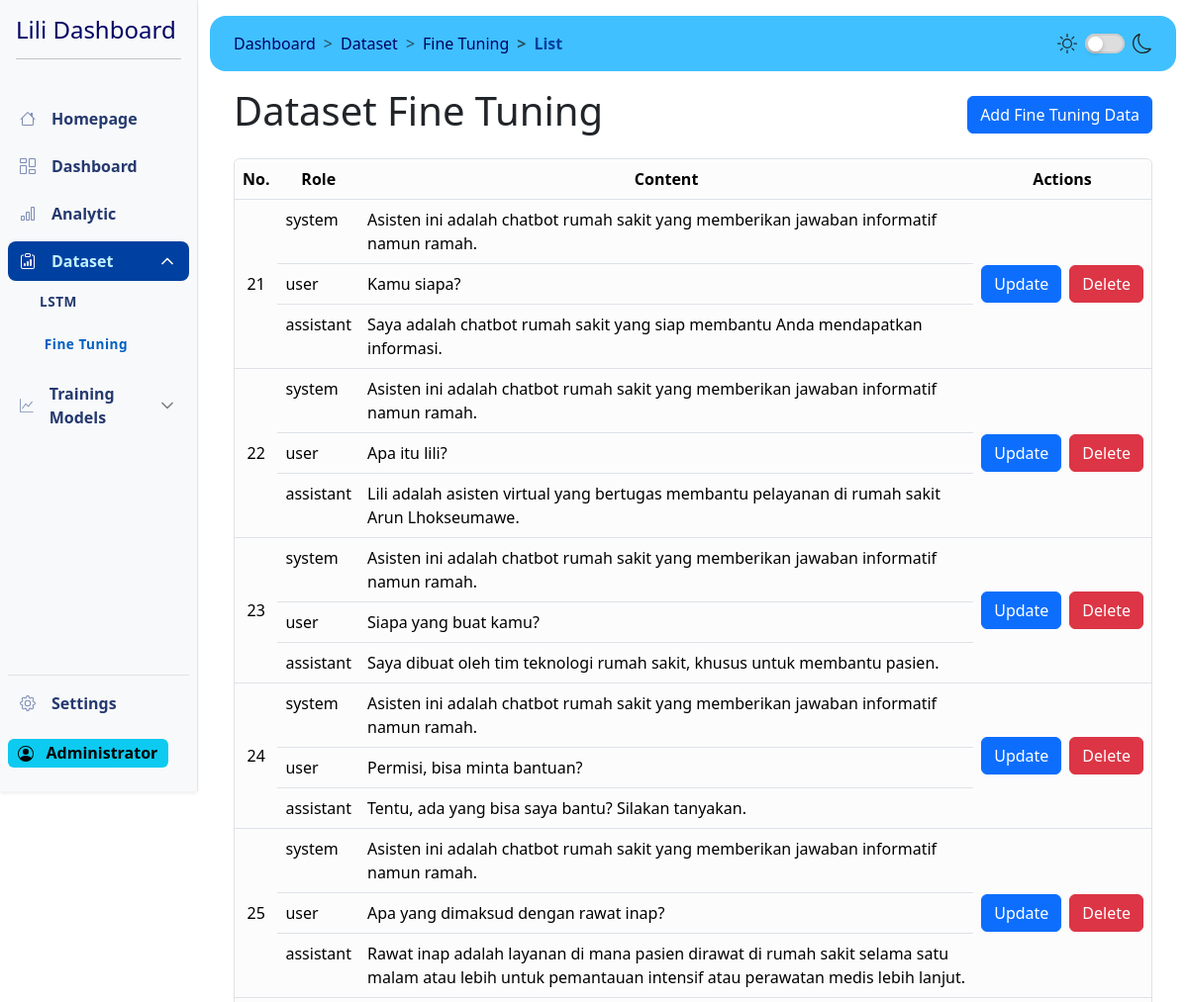
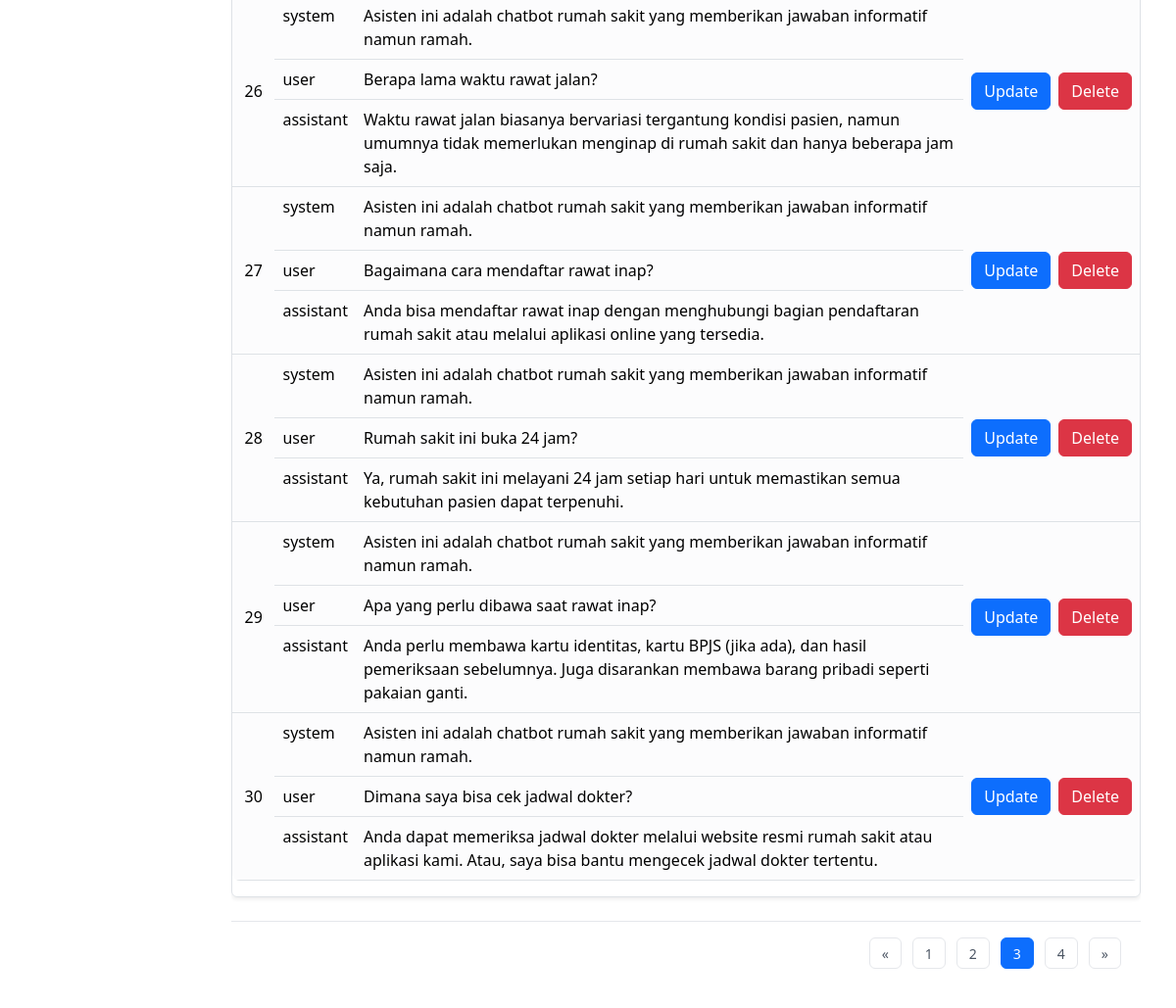
Screenshot of /dashboard/dataset/fine-tuning/list?page=3 (signed in) with the database file from the repository (2 pictures, top to bottom).
### models/auth_model.py (models this page shows, shortened)
class User(db.Model, UserMixin):
    id = db.Column(db.Integer, primary_key=True)
    username = db.Column(db.String(255), unique=True, nullable=False, index=True)
    fullname = db.Column(db.String(255), nullable=False)
    email = db.Column(db.String(150), unique=True, nullable=False, index=True)
    password = db.Column(db.String(255), nullable=False)
    created_at = db.Column(db.DateTime, default=datetime.utcnow)
    last_login = db.Column(db.DateTime)
    is_active = db.Column(db.Boolean, default=True)
    role = db.Column(db.String(50), nullable=False, default="user")  # New role column

### models/fine_tuning.py (models this page shows, shortened)
class Finetuning(db.Model):
    id = db.Column(db.Integer, primary_key=True)
    messages = db.Column(db.JSON, nullable=False)  # Simpan pesan dalam format JSON

### controller/view_fineTuning.py (the view)
@fineTuning.route("/dashboard/dataset/fine-tuning/list", methods=["GET"])
@login_required
def view_finetuning_data():
    page = request.args.get("page", 1, type=int)
    per_page = 10
    finetuning_query = Finetuning.query.paginate(
        page=page, per_page=per_page, error_out=False
    )
    start_number = (page - 1) * per_page + 1
    return render_template(
        "pages/dataset-fine-tuning.html",
        finetuning=finetuning_query.items,
        pagination=finetuning_query,
        start_number=start_number,
    )

### templates/pages/dataset-fine-tuning.html
<!DOCTYPE html>
{% extends 'dashboard.html' %} {% block content %}
<header class="my-3 d-flex justify-content-between align-items-center">
  <h1>Dataset Fine Tuning</h1>
  <a href="{{ url_for('fineTuning.add_finetuning_data')}}" class="btn btn-primary" role="button">Add Fine Tuning Data</a>
</header>
<section class="table-responsive">
  <div class="border rounded shadow-sm">
    <table class="table">
      <thead>
        <tr class="text-center">
          <th scope="col">No.</th>
          <th scope="col">Role</th>
          <th scope="col">Content</th>
          <th scope="col">Actions</th>
        </tr>
      </thead>
      <tbody>
        {% set conversation_index = namespace(value=1) %} {% for conversation in finetuning %} {% for message in conversation.messages %}
        <tr>
          {% if loop.first %}
          <td rowspan="{{ conversation.messages | length }}" class="align-middle text-center">{{ start_number + conversation_index.value - 1 }}</td>
          {% endif %}
          <td>{{ message.role }}</td>
          <td>{{ message.content }}</td>
          {% if loop.first %}
          <td rowspan="{{ conversation.messages | length }}" class="align-middle">
            <div class="d-flex justify-content-between align-items-center gap-2">
              <a href="{{ url_for('fineTuning.update_finetuning_data', id=conversation.id) }}" class="btn btn-primary" role="button">Update</a>
              <form class="delete-form" method="POST" data-id="{{ conversation.id }}">
                <button type="submit" class="btn btn-danger">Delete</button>
              </form>
            </div>
          </td>
          {% endif %}
        </tr>
        {% endfor %} {% set conversation_index.value = conversation_index.value + 1 %} {% endfor %}
      </tbody>
    </table>
  </div>
  <nav class="my-4" aria-label="Page navigation">
    <ul class="pagination justify-content-end">
      {% if pagination.has_prev %}
      <li class="page-item">
        <a class="page-link" href="{{ url_for('fineTuning.view_finetuning_data', page=pagination.prev_num) }}" aria-label="Previous">
          <span aria-hidden="true">&laquo;</span>
        </a>
      </li>
      {% else %}
      <li class="page-item disabled">
        <span class="page-link" aria-hidden="true">&laquo;</span>
      </li>
      {% endif %} {% for page_num in pagination.iter_pages(left_edge=2, right_edge=2, left_current=2, right_current=2) %} {% if page_num %} {% if
      page_num == pagination.page %}
      <li class="page-item active">
        <span class="page-link">{{ page_num }}</span>
      </li>
      {% else %}
      <li class="page-item">
        <a href="{{ url_for('fineTuning.view_finetuning_data', page=page_num) }}" class="page-link">{{ page_num }}</a>
      </li>
      {% endif %} {% else %}
      <li class="page-item disabled">
        <span class="page-link">...</span>
      </li>
      {% endif %} {% endfor %} {% if pagination.has_next %}
      <li class="page-item">
        <a href="{{ url_for('fineTuning.view_finetuning_data', page=pagination.next_num) }}" class="page-link" aria-label="Next">
          <span aria-hidden="true">&raquo;</span>
        </a>
      </li>
      {% else %}
      <li class="page-item disabled">
        <span class="page-link" aria-hidden="true">&raquo;</span>
      </li>
      {% endif %}
    </ul>
  </nav>
</section>
{% endblock content %}

### templates/partials/sidebar.html (shortened to what this page needs)
<aside
  class="col-lg-2 gx-0 position-sticky top-0 border-end border-light-subtle d-flex flex-column offcanvas-lg offcanvas-start"
  id="sidebar"
  tabindex="-1"
  aria-labelledby="offcanvasLabel"
>
  <div class="sidebar-wrapper active top-0 bg-body-tertiary shadow-sm d-flex flex-column h-100">
    <header class="sidebar-header position-relative">
      <div class="d-flex justify-content-between align-items-center">
        <div class="logo">
          <h1 class="navbar-brand fs-4">Lili Dashboard</h1>
        </div>
      </div>
      <hr />
    </header>
    <nav class="sidebar-menu d-flex flex-column justify-content-between h-100">
      <div class="menu">
        <div class="sidebar-item">
          <a href="/" class="sidebar-link">
            Homepage
          </a>
        </div>
        <div class="sidebar-item">
          <a href="{{ url_for('route.dashboard') }}" class="sidebar-link">
            Dashboard
          </a>
        </div>
        <div class="sidebar-item">
          <a href="/analytic" class="sidebar-link">
            Analytic
          </a>
        </div>
        <div class="sidebar-item has-sub">
          <div class="sidebar-link">
            <span>Dataset</span>
          </div>
          <div class="submenu">
            <div class="submenu-item">
              <a href="{{ url_for('lstm.read_lstm') }}" class="submenu-link">LSTM</a>
            </div>
            <div class="submenu-item">
              <a href="{{ url_for('fineTuning.view_finetuning_data') }}" class="submenu-link">Fine Tuning</a>
            </div>
          </div>
        </div>
        <div class="sidebar-item has-sub">
          <div class="sidebar-link">
            <span>Training Models</span>
          </div>
        </div>
      </div>
      <div class="menu mb-4">
        <div class="sidebar-item mb-3 border-top">
          <a href="{{ url_for('auth.logout') }}" class="sidebar-link">
            Settings
          </a>
        </div>
        <span class="badge text-bg-info fs-6">
          {{ current_user.fullname }}
        </span>
      </div>
    </nav>
  </div>
</aside>

### static/css/dashboard-style.css (style rules this page uses)
:root, [data-bs-theme="light"] { color-scheme: light; --blue-darkest: #000066; --blue-darker: #002080; --blue-dark: #0040a0; --blue: #0060c0; --blue-light: #0080e0; --blue-lighter: #00a0ff; --blue-lightest: rgb(64, 192, 255); --blue-pale: #80e0ff; --blue-paler: #c0f0ff; --sidebar-link: #25396f; --sidebar-link-active: var(--blue); --bs-primary: var(--blue); --nav-brand-color: var(--blue-darkest); }
.table { --bs-table-bg: var(--bs-light-bg-subtle) !important; border-radius: 0.5rem; overflow: hidden; }

### static/css/modal-style-finetuning.css (style rules this page uses)
.pagination { display: flex; align-items: center; justify-content: center; gap: 8px; padding: 24px; background: white; border-top: 1px solid #f1f5f9; }
.page-link { min-width: 36px; height: 36px; display: inline-flex; align-items: center; justify-content: center; padding: 0 12px; border-radius: 8px; border: 1px solid #e2e8f0; color: #475569; font-weight: 500; text-decoration: none; transition: all 0.2s; }

### static/css/steps-modal.css (style rules this page uses)
.pagination { position: sticky; bottom: 0; background: #ffffff; padding: 1rem; margin-top: 1rem; margin-bottom: 0; border-top: 1px solid #e5e7eb; }
.page-link { display: inline-flex; align-items: center; justify-content: center; min-width: 2rem; height: 2rem; padding: 0.375rem 0.75rem; font-size: 0.875rem; border: 1px solid #e5e7eb; border-radius: 0.375rem; color: #4b5563; text-decoration: none; transition: all 0.2s ease; margin: 0 0.25rem; }

### rows the page displays
User: fullname "Administrator"
Finetuning: value "21", role "system" "user" "assistant", content "Asisten ini adalah chatbot rumah sakit yang memberikan jawaban informatif namun ramah." "Kamu siapa?" "Saya adalah chatbot rumah sakit yang siap membantu Anda mendapatkan informasi."
Finetuning: value "22", role "system" "user" "assistant", content "Asisten ini adalah chatbot rumah sakit yang memberikan jawaban informatif namun ramah." "Apa itu lili?" "Lili adalah asisten virtual yang bertugas membantu pelayanan di rumah sakit Arun Lhokseumawe."
Finetuning: value "23", role "system" "user" "assistant", content "Asisten ini adalah chatbot rumah sakit yang memberikan jawaban informatif namun ramah." "Siapa yang buat kamu?" "Saya dibuat oleh tim teknologi rumah sakit, khusus untuk membantu pasien."
Finetuning: value "24", role "system" "user" "assistant", content "Asisten ini adalah chatbot rumah sakit yang memberikan jawaban informatif namun ramah." "Permisi, bisa minta bantuan?" "Tentu, ada yang bisa saya bantu? Silakan tanyakan."
Finetuning: value "25", role "system" "user" "assistant", content "Asisten ini adalah chatbot rumah sakit yang memberikan jawaban informatif namun ramah." "Apa yang dimaksud dengan rawat inap?" "Rawat inap adalah layanan di mana pasien dirawat di rumah sakit selama satu malam atau lebih untuk pemantauan intensif atau perawatan medis lebih lanjut."
Finetuning: value "26", role "system" "user" "assistant", content "Asisten ini adalah chatbot rumah sakit yang memberikan jawaban informatif namun ramah." "Berapa lama waktu rawat jalan?" "Waktu rawat jalan biasanya bervariasi tergantung kondisi pasien, namun umumnya tidak memerlukan menginap di rumah sakit dan hanya beberapa jam saja."
Finetuning: value "27", role "system" "user" "assistant", content "Asisten ini adalah chatbot rumah sakit yang memberikan jawaban informatif namun ramah." "Bagaimana cara mendaftar rawat inap?" "Anda bisa mendaftar rawat inap dengan menghubungi bagian pendaftaran rumah sakit atau melalui aplikasi online yang tersedia."
Finetuning: value "28", role "system" "user" "assistant", content "Asisten ini adalah chatbot rumah sakit yang memberikan jawaban informatif namun ramah." "Rumah sakit ini buka 24 jam?" "Ya, rumah sakit ini melayani 24 jam setiap hari untuk memastikan semua kebutuhan pasien dapat terpenuhi."
Finetuning: value "29", role "system" "user" "assistant", content "Asisten ini adalah chatbot rumah sakit yang memberikan jawaban informatif namun ramah." "Apa yang perlu dibawa saat rawat inap?" "Anda perlu membawa kartu identitas, kartu BPJS (jika ada), dan hasil pemeriksaan sebelumnya. Juga disarankan membawa barang pribadi seperti pakaian ganti."
Finetuning: value "30", role "system" "user" "assistant", content "Asisten ini adalah chatbot rumah sakit yang memberikan jawaban informatif namun ramah." "Dimana saya bisa cek jadwal dokter?" "Anda dapat memeriksa jadwal dokter melalui website resmi rumah sakit atau aplikasi kami. Atau, saya bisa bantu mengecek jadwal dokter tertentu."

### other values shown
{{ page_num }} "1" "2" "4"
{{ page_num }} "3"
